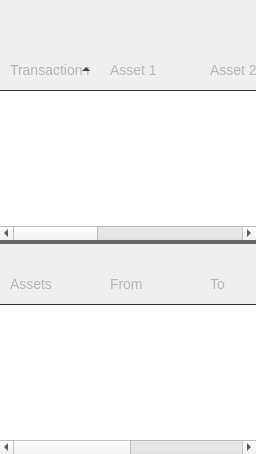
        <widget class="MarketTransactionsPage" name="market_transactions_page">
         <property name="styleSheet">
          <string notr="true">QLabel { color: #eee; }

QTreeWidget {
border: none;
font-size: 13px;
}
QTreeWidget::item {
color: #eee;
height: 30px;
border-bottom: 1px solid #303030;
}
QTreeWidget::item:hover {
background-color: #303030;
}
QTreeWidget::item::selected {
background-color: #444;
}
QHeaderView {
background-color: transparent;
}
QHeaderView::section {
background-color: transparent;
border: none;
color: #B5B5B5;
padding: 10px;
font-size: 14px;
border-bottom: 1px solid #303030;
}
QHeaderView::section:hover {
color: white;
}
QTableCornerButton::section {
background-color: transparent;
}</string>
         </property>
         <layout class="QVBoxLayout" name="verticalLayout">
          <property name="spacing">
           <number>0</number>
          </property>
          <property name="leftMargin">
           <number>0</number>
          </property>
          <property name="topMargin">
           <number>0</number>
          </property>
          <property name="rightMargin">
           <number>0</number>
          </property>
          <property name="bottomMargin">
           <number>0</number>
          </property>
          <item>
           <widget class="QWidget" name="widget_28" native="true">
            <layout class="QHBoxLayout" name="horizontalLayout_44">
             <property name="spacing">
              <number>0</number>
             </property>
             <property name="leftMargin">
              <number>0</number>
             </property>
             <property name="topMargin">
              <number>0</number>
             </property>
             <property name="rightMargin">
              <number>0</number>
             </property>
             <property name="bottomMargin">
              <number>0</number>
             </property>
             <item>
              <spacer name="horizontalSpacer_78">
               <property name="orientation">
                <enum>Qt::Horizontal</enum>
               </property>
               <property name="sizeType">
                <enum>QSizePolicy::Fixed</enum>
               </property>
               <property name="sizeHint" stdset="0">
                <size>
                 <width>10</width>
                 <height>20</height>
                </size>
               </property>
              </spacer>
             </item>
             <item>
              <widget class="QToolButton" name="transactions_back_button">
               <property name="minimumSize">
                <size>
                 <width>16</width>
                 <height>18</height>
                </size>
               </property>
               <property name="maximumSize">
                <size>
                 <width>16</width>
                 <height>18</height>
                </size>
               </property>
               <property name="cursor">
                <cursorShape>PointingHandCursor</cursorShape>
               </property>
               <property name="styleSheet">
                <string notr="true">border: none;</string>
               </property>
               <property name="text">
                <string/>
               </property>
              </widget>
             </item>
             <item>
              <spacer name="horizontalSpacer_79">
               <property name="orientation">
                <enum>Qt::Horizontal</enum>
               </property>
               <property name="sizeType">
                <enum>QSizePolicy::Fixed</enum>
               </property>
               <property name="sizeHint" stdset="0">
                <size>
                 <width>10</width>
                 <height>20</height>
                </size>
               </property>
              </spacer>
             </item>
             <item>
              <widget class="QLabel" name="market_transactions_header_label">
               <property name="sizePolicy">
                <sizepolicy hsizetype="Expanding" vsizetype="Fixed">
                 <horstretch>0</horstretch>
                 <verstretch>0</verstretch>
                </sizepolicy>
               </property>
               <property name="minimumSize">
                <size>
                 <width>0</width>
                 <height>50</height>
                </size>
               </property>
               <property name="maximumSize">
                <size>
                 <width>16777215</width>
                 <height>50</height>
                </size>
               </property>
               <property name="styleSheet">
                <string notr="true">color: #eee;
background-color: transparent;
font-size: 20px;
font-weight: bold;</string>
               </property>
               <property name="text">
                <string>Transactions</string>
               </property>
              </widget>
             </item>
            </layout>
           </widget>
          </item>
          <item>
           <widget class="QWidget" name="widget_35" native="true">
            <layout class="QVBoxLayout" name="verticalLayout_19">
             <property name="spacing">
              <number>0</number>
             </property>
             <property name="leftMargin">
              <number>0</number>
             </property>
             <property name="topMargin">
              <number>0</number>
             </property>
             <property name="rightMargin">
              <number>0</number>
             </property>
             <property name="bottomMargin">
              <number>0</number>
             </property>
             <item>
              <widget class="QSplitter" name="transactions_payment_splitter">
               <property name="styleSheet">
                <string notr="true">QSplitter::handle {
background-color: #666;
}</string>
               </property>
               <property name="orientation">
                <enum>Qt::Vertical</enum>
               </property>
               <property name="childrenCollapsible">
                <bool>true</bool>
               </property>
               <widget class="QTreeWidget" name="market_transactions_list">
                <property name="indentation">
                 <number>0</number>
                </property>
                <property name="sortingEnabled">
                 <bool>true</bool>
                </property>
                <attribute name="headerShowSortIndicator" stdset="0">
                 <bool>true</bool>
                </attribute>
                <attribute name="headerStretchLastSection">
                 <bool>true</bool>
                </attribute>
                <column>
                 <property name="text">
                  <string>Transaction number</string>
                 </property>
                </column>
                <column>
                 <property name="text">
                  <string>Asset 1</string>
                 </property>
                </column>
                <column>
                 <property name="text">
                  <string>Asset 2</string>
                 </property>
                </column>
                <column>
                 <property name="text">
                  <string>Transferred Asset 1</string>
                 </property>
                </column>
                <column>
                 <property name="text">
                  <string>Transferred Asset 2</string>
                 </property>
                </column>
                <column>
                 <property name="text">
                  <string>Time</string>
                 </property>
                </column>
                <column>
                 <property name="text">
                  <string>Status</string>
                 </property>
                </column>
               </widget>
               <widget class="QWidget" name="market_payments_container" native="true">
                <layout class="QVBoxLayout" name="verticalLayout_20">
                 <property name="spacing">
                  <number>0</number>
                 </property>
                 <property name="leftMargin">
                  <number>0</number>
                 </property>
                 <property name="topMargin">
                  <number>0</number>
                 </property>
                 <property name="rightMargin">
                  <number>0</number>
                 </property>
                 <property name="bottomMargin">
                  <number>0</number>
                 </property>
                 <item>
                  <widget class="QLabel" name="label_57">
                   <property name="styleSheet">
                    <string notr="true">padding-left: 10px;
padding-top: 6px;
font-weight: bold;</string>
                   </property>
                   <property name="text">
                    <string>Payments</string>
                   </property>
                  </widget>
                 </item>
                 <item>
                  <widget class="QTreeWidget" name="market_payments_list">
                   <property name="selectionMode">
                    <enum>QAbstractItemView::NoSelection</enum>
                   </property>
                   <property name="indentation">
                    <number>0</number>
                   </property>
                   <column>
                    <property name="text">
                     <string>Assets</string>
                    </property>
                   </column>
                   <column>
                    <property name="text">
                     <string>From</string>
                    </property>
                   </column>
                   <column>
                    <property name="text">
                     <string>To</string>
                    </property>
                   </column>
                   <column>
                    <property name="text">
                     <string>Time</string>
                    </property>
                   </column>
                   <column>
                    <property name="text">
                     <string>Successful?</string>
                    </property>
                   </column>
                  </widget>
                 </item>
                </layout>
               </widget>
              </widget>
             </item>
            </layout>
           </widget>
          </item>
         </layout>
        </widget>
